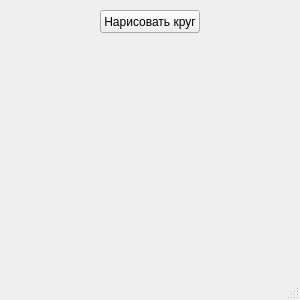
<?xml version="1.0" encoding="UTF-8"?>
<ui version="4.0">
 <class>MainWindow</class>
 <widget class="QMainWindow" name="MainWindow">
  <property name="geometry">
   <rect>
    <x>0</x>
    <y>0</y>
    <width>300</width>
    <height>300</height>
   </rect>
  </property>
  <property name="windowTitle">
   <string>MainWindow</string>
  </property>
  <widget class="QWidget" name="centralwidget">
   <widget class="QPushButton" name="Grugg">
    <property name="geometry">
     <rect>
      <x>100</x>
      <y>10</y>
      <width>100</width>
      <height>23</height>
     </rect>
    </property>
    <property name="text">
     <string>Нарисовать круг</string>
    </property>
   </widget>
  </widget>
  <widget class="QMenuBar" name="menubar">
   <property name="geometry">
    <rect>
     <x>0</x>
     <y>0</y>
     <width>300</width>
     <height>21</height>
    </rect>
   </property>
  </widget>
  <widget class="QStatusBar" name="statusbar"/>
 </widget>
 <resources/>
 <connections/>
</ui>
